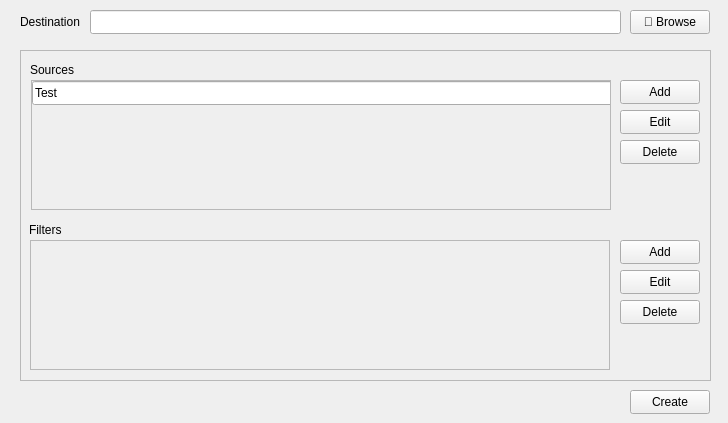
<?xml version="1.0" encoding="UTF-8"?>
<ui version="4.0">
 <class>rulesetCreate</class>
 <widget class="QWidget" name="rulesetCreate">
  <property name="geometry">
   <rect>
    <x>0</x>
    <y>0</y>
    <width>728</width>
    <height>423</height>
   </rect>
  </property>
  <property name="sizePolicy">
   <sizepolicy hsizetype="Fixed" vsizetype="Fixed">
    <horstretch>0</horstretch>
    <verstretch>0</verstretch>
   </sizepolicy>
  </property>
  <property name="minimumSize">
   <size>
    <width>512</width>
    <height>374</height>
   </size>
  </property>
  <property name="windowTitle">
   <string>Form</string>
  </property>
  <widget class="QPushButton" name="pushButton">
   <property name="geometry">
    <rect>
     <x>630</x>
     <y>390</y>
     <width>80</width>
     <height>24</height>
    </rect>
   </property>
   <property name="text">
    <string>Create</string>
   </property>
  </widget>
  <widget class="QLineEdit" name="lineEdit">
   <property name="geometry">
    <rect>
     <x>90</x>
     <y>10</y>
     <width>531</width>
     <height>24</height>
    </rect>
   </property>
  </widget>
  <widget class="QLabel" name="label">
   <property name="geometry">
    <rect>
     <x>20</x>
     <y>12</y>
     <width>60</width>
     <height>20</height>
    </rect>
   </property>
   <property name="text">
    <string>Destination</string>
   </property>
  </widget>
  <widget class="QPushButton" name="pushButton_2">
   <property name="geometry">
    <rect>
     <x>630</x>
     <y>10</y>
     <width>80</width>
     <height>24</height>
    </rect>
   </property>
   <property name="text">
    <string>📁 Browse</string>
   </property>
  </widget>
  <widget class="QFrame" name="frame">
   <property name="geometry">
    <rect>
     <x>20</x>
     <y>50</y>
     <width>691</width>
     <height>331</height>
    </rect>
   </property>
   <property name="frameShape">
    <enum>QFrame::StyledPanel</enum>
   </property>
   <property name="frameShadow">
    <enum>QFrame::Raised</enum>
   </property>
   <widget class="QLabel" name="label_2">
    <property name="geometry">
     <rect>
      <x>10</x>
      <y>12</y>
      <width>49</width>
      <height>16</height>
     </rect>
    </property>
    <property name="text">
     <string>Sources</string>
    </property>
   </widget>
   <widget class="QScrollArea" name="sourceArea">
    <property name="geometry">
     <rect>
      <x>11</x>
      <y>30</y>
      <width>580</width>
      <height>130</height>
     </rect>
    </property>
    <property name="widgetResizable">
     <bool>true</bool>
    </property>
    <widget class="QWidget" name="scrollAreaWidgetContents">
     <property name="geometry">
      <rect>
       <x>0</x>
       <y>0</y>
       <width>578</width>
       <height>128</height>
      </rect>
     </property>
     <widget class="QLineEdit" name="lineEdit_2">
      <property name="geometry">
       <rect>
        <x>0</x>
        <y>0</y>
        <width>581</width>
        <height>24</height>
       </rect>
      </property>
      <property name="focusPolicy">
       <enum>Qt::StrongFocus</enum>
      </property>
      <property name="text">
       <string>Test</string>
      </property>
     </widget>
    </widget>
   </widget>
   <widget class="QLabel" name="label_3">
    <property name="geometry">
     <rect>
      <x>9</x>
      <y>172</y>
      <width>49</width>
      <height>16</height>
     </rect>
    </property>
    <property name="text">
     <string>Filters</string>
    </property>
   </widget>
   <widget class="QScrollArea" name="scrollArea_2">
    <property name="geometry">
     <rect>
      <x>10</x>
      <y>190</y>
      <width>580</width>
      <height>130</height>
     </rect>
    </property>
    <property name="widgetResizable">
     <bool>true</bool>
    </property>
    <widget class="QWidget" name="scrollAreaWidgetContents_2">
     <property name="geometry">
      <rect>
       <x>0</x>
       <y>0</y>
       <width>578</width>
       <height>128</height>
      </rect>
     </property>
    </widget>
   </widget>
   <widget class="QPushButton" name="add_source">
    <property name="geometry">
     <rect>
      <x>600</x>
      <y>30</y>
      <width>80</width>
      <height>24</height>
     </rect>
    </property>
    <property name="text">
     <string>Add</string>
    </property>
   </widget>
   <widget class="QPushButton" name="edit_source">
    <property name="geometry">
     <rect>
      <x>600</x>
      <y>60</y>
      <width>80</width>
      <height>24</height>
     </rect>
    </property>
    <property name="text">
     <string>Edit</string>
    </property>
   </widget>
   <widget class="QPushButton" name="delete_source">
    <property name="geometry">
     <rect>
      <x>600</x>
      <y>90</y>
      <width>80</width>
      <height>24</height>
     </rect>
    </property>
    <property name="text">
     <string>Delete</string>
    </property>
   </widget>
   <widget class="QPushButton" name="delete_source_2">
    <property name="geometry">
     <rect>
      <x>600</x>
      <y>250</y>
      <width>80</width>
      <height>24</height>
     </rect>
    </property>
    <property name="text">
     <string>Delete</string>
    </property>
   </widget>
   <widget class="QPushButton" name="edit_filter">
    <property name="geometry">
     <rect>
      <x>600</x>
      <y>220</y>
      <width>80</width>
      <height>24</height>
     </rect>
    </property>
    <property name="text">
     <string>Edit</string>
    </property>
   </widget>
   <widget class="QPushButton" name="add_filter">
    <property name="geometry">
     <rect>
      <x>600</x>
      <y>190</y>
      <width>80</width>
      <height>24</height>
     </rect>
    </property>
    <property name="text">
     <string>Add</string>
    </property>
   </widget>
  </widget>
 </widget>
 <resources/>
 <connections/>
</ui>
